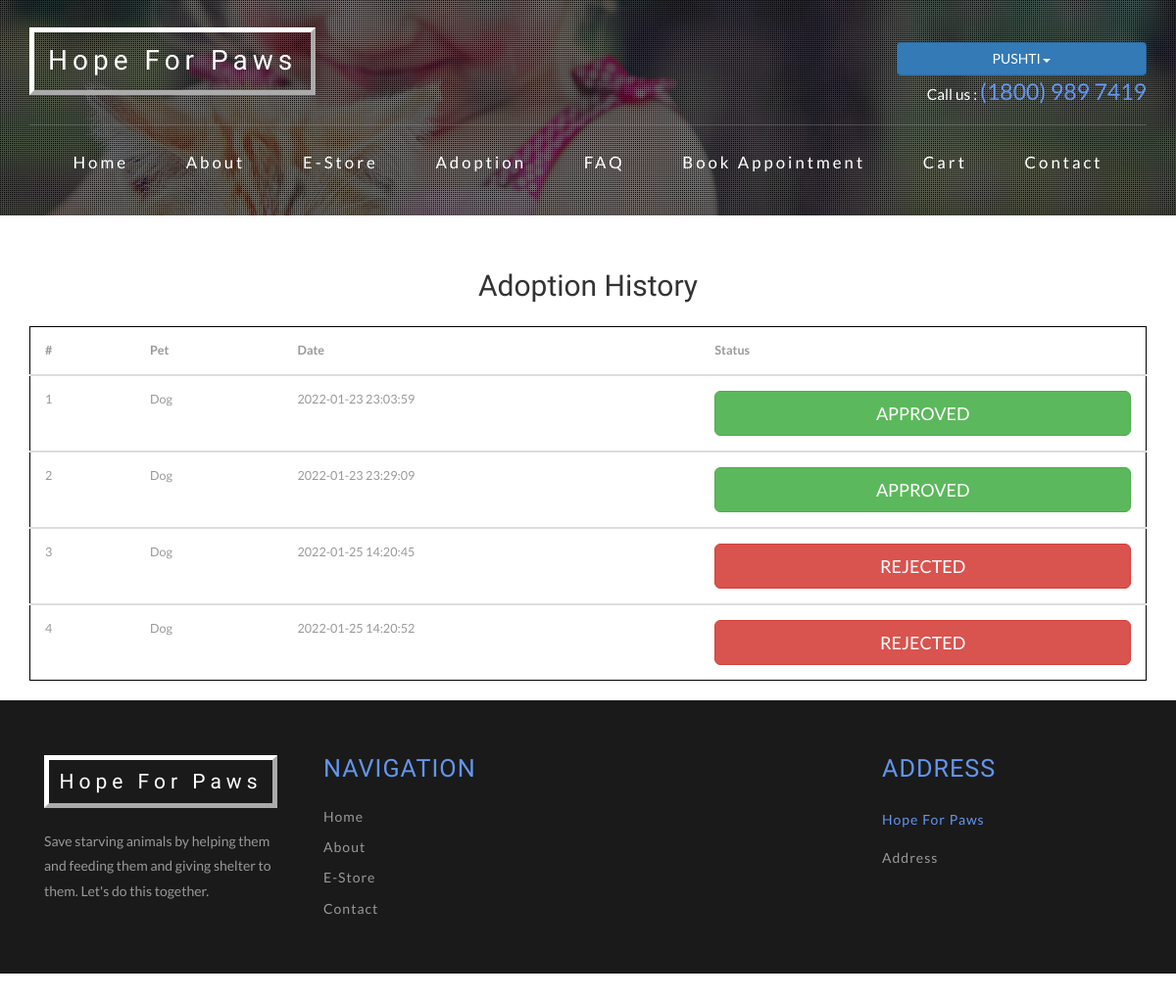
/checkAdoptions.php (signed in), run on the app's committed database.
### tables this page shows
CREATE TABLE `adoption` (
  `ad_id` int(5) NOT NULL,
  `pet_id` int(5) NOT NULL,
  `u_id` int(10) NOT NULL,
  `timestamp` timestamp NOT NULL DEFAULT current_timestamp(),
  `status` int(5) NOT NULL DEFAULT 0 COMMENT '0 - Applied\r\n1 - Accepted\r\n2 - Decline'
);

CREATE TABLE `pet_category` (
  `pt_id` int(5) NOT NULL,
  `pt_type_name` varchar(50) NOT NULL
);

### checkAdoptions.php (the view, shortened to what this page needs)
<?php
include "includes/connect.php";
?>
    <!DOCTYPE html>
    <html lang="en">
    <head>
        <link href="css/bootstrap.css" type="text/css" rel="stylesheet" media="all">
        <link href="css/style.css" type="text/css" rel="stylesheet" media="all">
        <link href="css/font-awesome.css" rel="stylesheet">
    </head>
    <body>
    <?php
    include 'header.php';
    ?>
    <div style="text-align: center; margin-top: 55px;">
        <h2>Adoption History</span></h2>
    </div>
    <div class="container">
        <table class="table" style="float: left; border: 1px solid black; margin-top: 25px;">
            <thead class="thead-dark">
            <tr>
                <th scope="col">#</th>
                <th scope="col">Pet</th>
                <th scope="col">Date</th>
                <th scope="col">Status</th>
            </tr>
            </thead>
            <?php
            $uid = $_SESSION['u_id'];
            $counter = 0;
            $transactionSql = "SELECT * FROM `adoption` JOIN pet_category ON pet_category.pt_id = adoption.pet_id WHERE u_id = '$uid'";
            $result = $conn->query($transactionSql);
            if ($result->num_rows > 0) {
                while ($row = $result->fetch_assoc()) {
                    echo '<tbody>';
                    echo '<tr>';
                    echo '<td>' . ++$counter . '</td>';
                    echo '<td>' . $row["pt_type_name"] . '</td>';
                    echo '<td>' . $row["timestamp"] . '</td>';
                    if ($row["status"] == 0){
                        echo '<td><p class="btn btn-block btn-lg btn-default">Not Approved Yet</pclass></td>';
                    }else if ($row["status"] == 1){
                        echo '<td><p class="btn btn-block btn-lg btn-success">Approved</pclass></td>';
                    }else{
                        echo '<td><p class="btn btn-block btn-lg btn-danger">Rejected</pclass></td>';
                    }
                    echo '</tr>';
                    echo '</tbody>';
                }
            }
            ?>
        </table>
    </div>
    <?php
    include 'footer.php';
    ?>
    </body>
    </html>

### header.php (shortened to what this page needs)
<?php
include "includes/connect.php";
$uid = $_SESSION['u_id'];
$statusChecker = "SELECT * FROM `user` WHERE u_id='$uid'";
$result = $conn->query($statusChecker);
if ($result->num_rows > 0) {
    while ($row = $result->fetch_assoc()) {
        $statusVal = $row['u_status'];
    }
}
if ($statusVal != 0) {
    echo "<script>
              var timer = setTimeout(function() {
              window.location='logout.php'
              }, 1500);
          </script>";
} else {
    ?>
    <!DOCTYPE html>
    <html lang="en">
    <head>
        <link href="css/bootstrap.css" type="text/css" rel="stylesheet" media="all">
        <link href="css/style.css" type="text/css" rel="stylesheet" media="all">
        <link href="css/font-awesome.css" rel="stylesheet">
        <link rel="stylesheet" href="css/flexslider.css" type="text/css" media="screen" property=""/>
    </head>
    <body>
    <div class="w3ls-banner about-w3lsbanner">
        <div class="w3lsbanner-info">
            <div class="header">
                <div class="container">
                    <div class="agile_header_grid">
                        <div class="header-mdl agileits-logo">
                            <h1><a href="index.php">Hope For Paws</a></h1>
                        </div>
                        <div class="agileits_w3layouts_sign_in">
                            <ul>
                                <?php
                                if (!isset($_SESSION['loggedin'])) {
                                    ?>
                                    <li><a href="#myModal2" data-toggle="modal" class="play-icon">Login</a></li>
                                    <?php
                                } else {
                                    ?>
                                    <div class="dropdown">
                                        <button class="btn btn-primary dropdown-toggle" type="button"
                                                data-toggle="dropdown"><?php echo $_SESSION['u_name']; ?>
                                            <span class="caret"></span></button>
                                    </div>
                                    <?php
                                }
                                ?>
                                <li>Call us : <span>(1800) 989 7419</span></li>
                            </ul>
                        </div>
                        <div class="clearfix"></div>
                    </div>
                    <div class="header-nav">
                        <nav class="navbar navbar-default">
                            <div class="collapse navbar-collapse" id="bs-example-navbar-collapse-1">
                                <ul class="nav navbar-nav cl-effect-16">
                                    <li><a href="index.php" data-hover="Home">Home</a></li>
                                    <li><a href="about.php" data-hover="About">About</a></li>
                                    <?php
                                    if (isset($_SESSION['loggedin'])) {
                                        ?>
                                        <li><a href="product.php" data-hover="E-Store">E-Store</a></li>
                                        <li><a href="adoption.php" data-hover="Adoption">Adoption</a></li>
                                        <li><a href="faq.php" data-hover="FAQ">FAQ</a></li>
                                        <li><a href="appointment.php" data-hover="Book Appointment">Book Appointment</a></li>
                                        <?php
                                    }
                                    ?>
                                    <?php
                                    if (isset($_SESSION['loggedin'])) {
                                        ?>
                                        <li><a href="cart.php" data-hover="Cart">Cart</a></li>
                                        <?php
                                    }
                                    ?>
                                    <li><a href="contact.php" data-hover="Contact">Contact</a></li>
                                </ul>
                            </div>
                        </nav>
                    </div>
                </div>
            </div>
        </div>
    </div>
    </body>
    </html>
<?php } ?>

### footer.php (shortened to what this page needs)
<!DOCTYPE html>
<html lang="en">
<head>
    <link href="css/bootstrap.css" type="text/css" rel="stylesheet" media="all">
    <link href="css/style.css" type="text/css" rel="stylesheet" media="all">
    <link href="css/font-awesome.css" rel="stylesheet">
    <link rel="stylesheet" href="css/flexslider.css" type="text/css" media="screen" property=""/>
</head>
<body>
<div class="footer" style="margin-bottom: 300px;">
    <div class="footer-top">
        <div class="container">
            <div class="footer-grids">
                <div class="col-md-3 col-sm-6 footer-logo">
                    <div class="agileits-logo">
                        <h2><a href="index.php">Hope For Paws</a></h2>
                    </div>
                    <p>
                        Save starving animals by helping them and feeding them and giving shelter to them. Let's do this
                        together.</p>
                </div>
                <div class="col-md-3 col-sm-6 footer-grid">
                    <h3>Navigation</h3>
                    <ul>
                        <li><a href="index.php">Home</a></li>
                        <li><a href="about.php">About</a></li>
                        <li><a href="product.php">E-Store</a></li>
                        <li><a href="contact.php">Contact</a></li>
                    </ul>
                </div>
                <div class="col-md-3 col-sm-6 footer-list">
                </div>
                <div class="col-md-3 col-sm-6 footer-grid">
                    <h3>Address</h3>
                    <ul class="w3agile_footer_grid_list">
                        <li><a href="https://www.google.com/">Hope For Paws</a>
                        <li>Address</li>
                    </ul>
                </div>
                <div class="clearfix"></div>
            </div>
        </div>
    </div>
</div>
</body>
</html>

### css/style.css (style rules this page uses)
body { margin:0; font-family: 'Lato', sans-serif; background: #fff; }
body a { transition: 0.5s all; -webkit-transition: 0.5s all; -moz-transition: 0.5s all; -o-transition: 0.5s all; -ms-transition: 0.5s all; text-decoration:none; outline:none; }
h1,h2,h3,h4,h5,h6 { margin:0; font-family: 'Dosis', sans-serif; }
p { margin:0; }
ul,label { margin:0; padding:0; }
.w3ls-banner { background:url(../images/1.jpg)no-repeat center; -webkit-background-size:cover; -moz-background-size:cover; background-size:cover; position: relative; }
.w3lsbanner-info { background:url(../images/overlay.png)rgba(0, 0, 0, 0.51) repeat; }
.header { padding:2em 0 0; }
.agileits-logo h1 { font-size: 2em; display: inline-block; font-family: 'Dosis', sans-serif; }
.agileits-logo h1 a { color: #fff; text-decoration: none; display: inline-block; border: 5px inset #fff; border-style: outset; padding: .5em 0.5em; letter-spacing: 5px; }
.agile_header_grid { padding: 0 0 1.2em; border-bottom:1px solid rgba(255, 255, 255, 0.2); }
.agileits-logo { float:left; }
.agileits_w3layouts_sign_in { float:right; margin-top:1.1em; }
.agileits_w3layouts_sign_in ul li { display: inline-block; color: #fff; margin-left: 2em; font-size: 1.1em; }
.agileits_w3layouts_sign_in ul li span { font-size: 1.5em; color: #6495ed; }
.header-nav ul.nav.navbar-nav { float: none; width: 100%; text-align: center; margin-top: 2em; }
.navbar-default { background: none; border: none; margin: 0; }
.navbar-nav > li { display: inline-block; float:none; margin: 0 2em; }
.navbar-default .navbar-nav > li > a { color: #fff; font-size: 1.2em; padding: 0; position: relative; font-weight:400; letter-spacing: 3px; }
.cl-effect-16 a { text-shadow: 0 0 1px rgba(111,134,134,0.3); }
.cl-effect-16 a::before { color:#F44336; content: attr(data-hover); position: absolute; opacity: 0; text-shadow: 0 0 1px rgba(255,255,255,0.3); -webkit-transform: scale(1.1) translateX(10px) translateY(-10px) rotate(4deg); -moz-transform: scale(1.1) translateX(10px) translateY(-10px) rotate(4deg); transform: scale(1.1) translateX(10px) translateY(-10px) rotate(4deg); -webkit-transition: -webkit-transform 0.3s, opacity 0.3s; -moz-transition: -moz-transform 0.3s, opacity 0.3s; transition: transform 0.3s, opacity 0.3s; }
p { font-size: 1em; color: #999; line-height: 1.8em; }
.footer { background:#1a1a1a; }
.footer-top { padding:4em 0; }
.footer-logo .agileits-logo { float: none; }
.footer-logo .agileits-logo h2 { font-size: 1.5em; display: inline-block; font-family: 'Dosis', sans-serif; }
.agileits-logo h2 a { color: #fff; text-decoration: none; display: inline-block; border: 5px inset #fff; border-style: outset; padding: .5em 0.5em; letter-spacing: 5px; }
.footer-logo p { margin: 1.5em 0 0 0; }
.footer-grid h3, .footer-list h3 { margin: 0 0 1em 0; color:#6495ed; font-size: 1.8em; font-weight: 400; text-transform: uppercase; letter-spacing: 1px; }
.footer-grid ul,.footer-list ul { padding:0; margin:0; }
.footer-grid ul li,.footer-list ul li { display:block; margin:.8em 0 0; font-size: 1em; font-weight: 400; letter-spacing: 1px; color: #999; }
.footer-grid ul li a { color: #999; text-decoration: none; }
ul.w3agile_footer_grid_list li { list-style-type: none; color: #999; line-height: 1.8em; margin-top: 1em; }
ul.w3agile_footer_grid_list li a { color:#6495ed; text-decoration: none; }
.w3ls-banner.about-w3lsbanner .header { padding-bottom: 3em; }
.table td, .table>tbody>tr>td, .table>tbody>tr>th, .table>tfoot>tr>td, .table>tfoot>tr>th, .table>thead>tr>td, .table>thead>tr>th { padding: 15px!important; }
.table > thead > tr > th, .table > tbody > tr > th, .table > tfoot > tr > th, .table > thead > tr > td, .table > tbody > tr > td, .table > tfoot > tr > td { font-size: 0.9em; color: #999; border-top: none !important; }

### header.php (style rules this page uses)
:root { --error-color: #dc3545; --success-color: #28a745; --warning-color: #ffc107; }
.btn { width: 100%; padding: 3%; background: #007bff; border-bottom: 2px solid #007bff; border-top-style: none; border-right-style: none; border-left-style: none; color: #fff; text-transform: uppercase; }

### data on the page
adoption: pet_category.pt_type_name "Dog", timestamp "2022-01-23 23:03:59", status "APPROVED"
adoption: pet_category.pt_type_name "Dog", timestamp "2022-01-23 23:29:09", status "APPROVED"
adoption: pet_category.pt_type_name "Dog", timestamp "2022-01-25 14:20:45", status "REJECTED"
adoption: pet_category.pt_type_name "Dog", timestamp "2022-01-25 14:20:52", status "REJECTED"

### other printed values
$_SESSION['u_name'] "PUSHTI"
